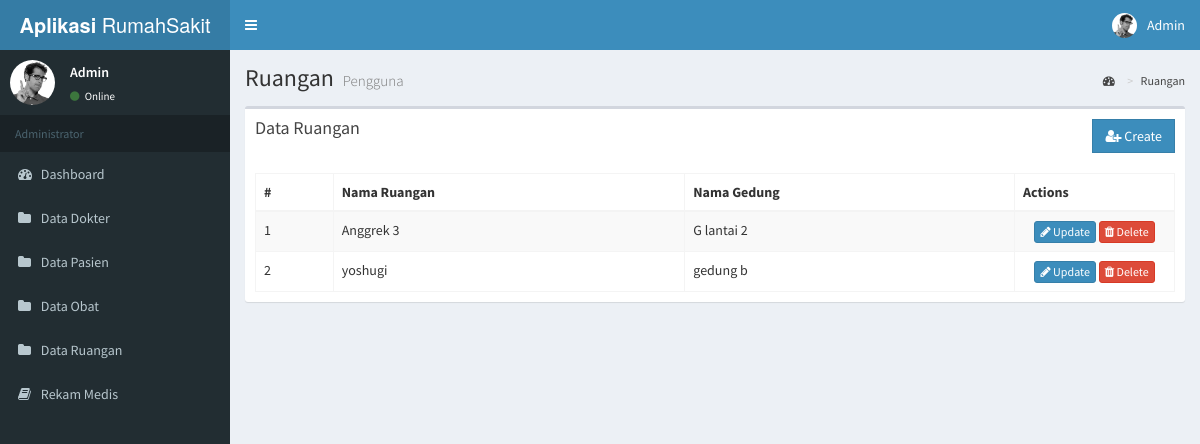
Screenshot of /index.php/ruangan with the database file from the repository.
### tables this page shows
CREATE TABLE `tb_user` (
  `user_id` int(11) NOT NULL,
  `username` varchar(40) NOT NULL,
  `password` varchar(40) NOT NULL,
  `name` varchar(100) NOT NULL,
  `address` varchar(200) DEFAULT NULL,
  `level` int(1) NOT NULL COMMENT '1:admin, 2:user'
);

CREATE TABLE `tb_ruangan` (
  `id_ruangan` int(11) NOT NULL,
  `nama_ruangan` varchar(50) NOT NULL,
  `gedung` varchar(50) NOT NULL
);

### application/libraries/Template.php (called while the page is built)
<?php
Class Template {
    var $template_data = array();
    function set($name, $value)
    {
        $this->template_data[$name] = $value;
    }
    function load($template = '', $view = '', $view_data = array(), $return =FALSE)
    {
        $this->CI =& get_instance();
        $this->set('contents', $this->CI->load->view($view, $view_data, TRUE));
        return $this->CI->load->view($template, $this->template_data, $return);
    }
}

### application/controllers/Ruangan.php (called while the page is built, shortened)
<?php
class Ruangan extends CI_Controller {
	public function index()
	{
		$data['ruangans'] = $this->ruangan_m->getDataRuangan();
		$this->template->load('template', 'ruangan/ruangan_data',$data);
	}
}

### index.php (called while the page is built, shortened)
<?php
require_once BASEPATH.'core/CodeIgniter.php';

### application/models/Ruangan_m.php (called while the page is built, shortened)
<?php
class Ruangan_m extends CI_Model {
   public $tb_ruangan ="tb_ruangan";
    public function getDataRuangan(){
        $query = $this->db->get($this->tb_ruangan);
        return $query->result_array();
    }
}

### application/libraries/Fungsi.php (called while the page is built, shortened)
<?php
class Fungsi
{
    protected $ci;
    function __construct(){
        $this->ci =& get_instance();
    }
    function user_login(){
        $user_id = $this->ci->session->userdata('userid');
        $user_data = $this->ci->user_m->get($user_id)->row();
        return $user_data;
    }
}

### application/models/User_m.php (called while the page is built, shortened)
<?php
class User_m extends CI_Model {
    public function get($id = null){
        $this->db->from('tb_user');
        $query = $this->db->get();
        return $query;
    }
}

### application/views/ruangan/ruangan_data.php (the view, shortened to what this page needs)
<section class="content-header">
	<h1>
		Ruangan
		<small>Pengguna</small>
	</h1>
	<ol class="breadcrumb">
		<li><a href="#"><i class="fa fa-dashboard"></i> </a></li>
		<li><a href="#">Ruangan</a></li>
	</ol>
</section>
<section class="content">
	<div class="box">
		<div class="box-header">
			<h3 class="box-title">Data Ruangan</h3>
			<div class="pull-right">
				<a href="<?=site_url('ruangan/add')?>" class="btn btn-primary btn-flat">
					<i class="fa fa-user-plus"></i> Create
				</a>
			</div>
		</div>
		<div class="box-body table-responsive">
			<table class="table table-bordered table-striped">
				<thead>
					<tr>
						<th>#</th>
						<th>Nama Ruangan</th>
						<th>Nama Gedung</th>
						<th>Actions</th>
					</tr>
				</thead>
				<tbody>
			 	<?php $no=1;?>
					<?php foreach($ruangans as $ruangan): ?>
					<tr>
						<td><?php echo $no; ?></td>
						<td><?php echo $ruangan['nama_ruangan'] ?></td>
						<td><?php echo $ruangan['gedung'] ?></td>
						<td class="text-center" width="160px">
							<a href="<?=site_url('ruangan/update/'. $ruangan['id_ruangan'])?>" class="btn btn-primary btn-xs">
								<i class="fa fa-pencil"></i> Update
							</a>
							<div onclick="deleteRuangan(<?php echo $ruangan['id_ruangan'] ?>)" class="btn btn-danger btn-xs">
								<i class="fa fa-trash"></i> Delete
							</div>
						</td>
					</tr>
					<?php $no++;?>
					<?php endforeach; ?>
				</tbody>
			</table>
		</div>
	</div>
</section>

### application/views/template.php (shortened to what this page needs)
<!DOCTYPE html>
<html>
<head>
	<link rel="stylesheet" href="<?=base_url()?>assets/bower_components/bootstrap/dist/css/bootstrap.min.css">
	<link rel="stylesheet" href="<?=base_url()?>assets/bower_components/font-awesome/css/font-awesome.min.css">
	<link rel="stylesheet" href="<?=base_url()?>assets/bower_components/Ionicons/css/ionicons.min.css">
	<link rel="stylesheet" href="<?=base_url()?>assets/dist/css/AdminLTE.min.css">
	<link rel="stylesheet" href="<?=base_url()?>assets/dist/css/skins/_all-skins.min.css">
</head>
<body class="hold-transition skin-blue sidebar-mini">
	<div class="wrapper">
		<header class="main-header">
			<a href="<?=base_url()?>assets/index2.html" class="logo">
				<span class="logo-lg"><b>Aplikasi</b> RumahSakit</span>
			</a>
			<nav class="navbar navbar-static-top">
				<a href="#" class="sidebar-toggle" data-toggle="push-menu" role="button">
				</a>
				<div class="navbar-custom-menu">
					<ul class="nav navbar-nav">
						<li class="dropdown user user-menu">
							<a href="#" class="dropdown-toggle" data-toggle="dropdown">
								<img src="<?=base_url()?>assets/dist/img/user2-160x160.jpg" class="user-image" alt="User Image">
								<span class="hidden-xs"><?=ucfirst($this->fungsi->user_login()->username)?></span>
							</a>
						</li>
					</ul>
				</div>
			</nav>
		</header>
		<aside class="main-sidebar">
			<section class="sidebar">
				<div class="user-panel">
					<div class="pull-left image">
						<img src="<?=base_url()?>assets/dist/img/user2-160x160.jpg" class="img-circle" alt="User Image">
					</div>
					<div class="pull-left info">
						<p><?=ucfirst($this->fungsi->user_login()->username)?></p>
						<a href="#"><i class="fa fa-circle text-success"></i> Online</a>
					</div>
				</div>
				<ul class="sidebar-menu" data-widget="tree">
					<li class="header">Administrator</li>
					<li>
						<a href="<?=site_url('dashboard')?>">
							<i class="fa fa-dashboard"></i> <span>Dashboard</span>
						</a>
					</li>
					<li>
						<a href="<?=site_url('dokter')?>">
							<i class="fa fa-folder"></i> <span>Data Dokter</span>
						</a>
					</li>
          	<li>
						<a href="<?=site_url('pasien')?>">
							<i class="fa fa-folder"></i> <span>Data Pasien</span>
						</a>
					</li>
          	<li>
						<a href="<?=site_url('obat')?>">
							<i class="fa fa-folder"></i> <span>Data Obat</span>
						</a>
					</li>
          	<li>
						<a href="<?=site_url('ruangan')?>">
							<i class="fa fa-folder"></i> <span>Data Ruangan</span>
						</a>
					</li>
          	<li>
						<a href="<?=site_url('rekammedis')?>">
							<i class="fa fa-book"></i> <span>Rekam Medis</span>
						</a>
					</li>
				</ul>
			</section>
		</aside>
		<div class="content-wrapper">
			<?php echo $contents ?>
		</div>
	</div>
</body>
</html>

### rows the page displays
tb_user: username "Admin"
tb_ruangan: nama_ruangan "Anggrek 3", gedung "G lantai 2"
tb_ruangan: nama_ruangan "yoshugi", gedung "gedung b"
